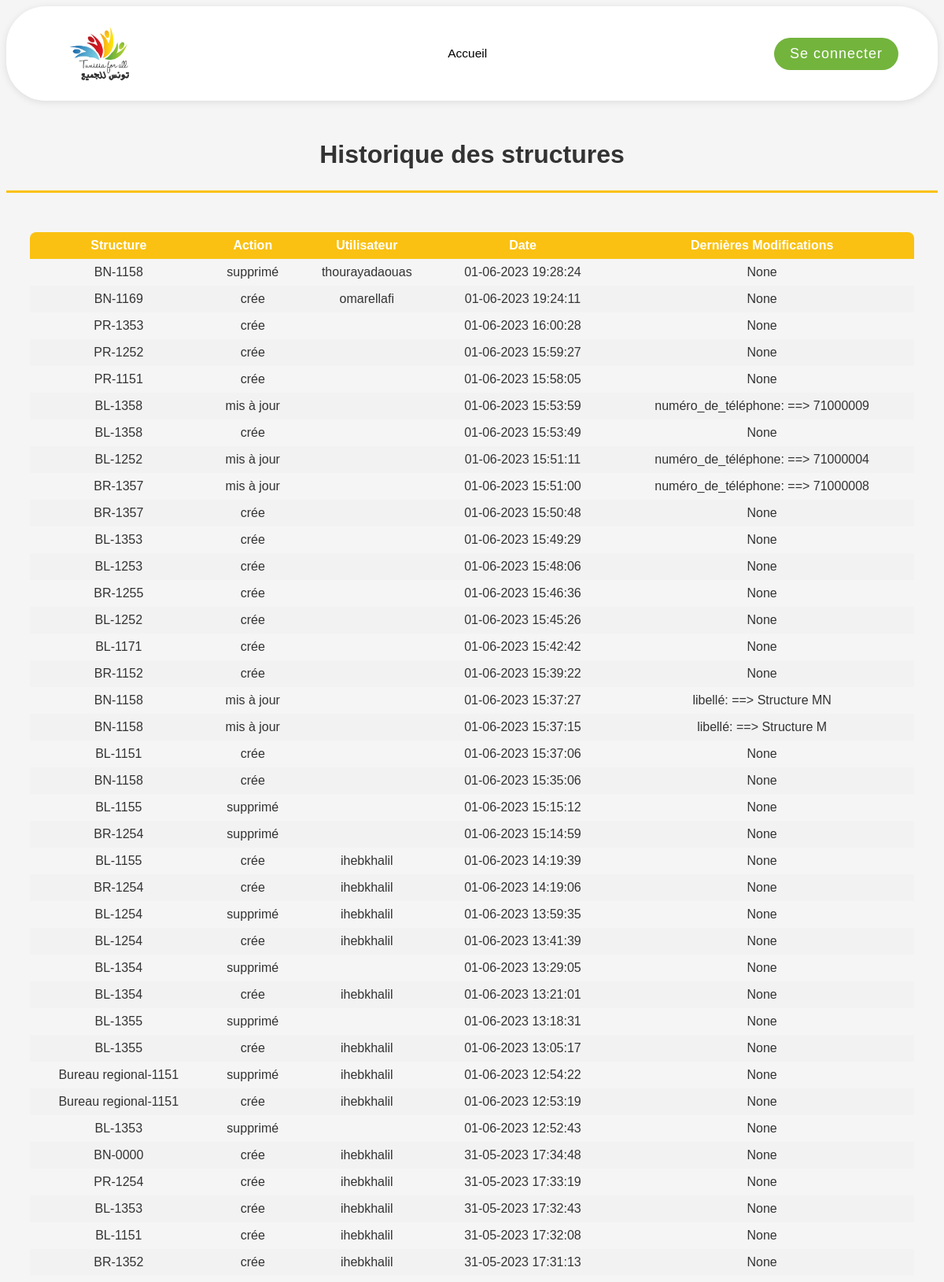
/structure_history/, run on the app's committed database.
### base/models.py (models this page shows, shortened)
class History(models.Model):
    user = models.CharField(max_length=20, blank=True, null=True)
    action = models.CharField(max_length=10)
    changes = models.TextField(blank=True, null=True)
    timestamp = models.DateTimeField(default=timezone.now)
    class Meta:
        abstract = True

class StructureHistory(History):
    structure = models.CharField(max_length=20, blank=True, null=True)

### base/views.py (the view)
# urls.py: path('structure_history/', views.structure_history, name='structure_history'),
def structure_history(request):
    history = StructureHistory.objects.all().order_by('-timestamp')
    return render(request, 'base/structure_history.html', {'history': history})

### base/templates/base/structure_history.html
{% extends 'main.html' %}
{% block content %}
<h2>Historique des structures</h2>
<hr class="hrstructure">
<div class="structure-history">
    <table>
        <thead>
            <tr>
                <th>Structure</th>
                <th>Action</th>
                <th>Utilisateur</th>
                <th>Date</th>
                <th>Dernières Modifications</th>
            </tr>
        </thead>
        <tbody>
            {% for entry in history %}
                <tr>
                    <td>{{ entry.structure }}</td>
                    <td>{{ entry.action }}</td>
                    <td>{{ entry.user }}</td>
                    <td>{{ entry.timestamp|date:"d-m-Y H:i:s" }}</td>
                    <td>{{ entry.changes}}</td>
                </tr>
            {% endfor %}
        </tbody>
    </table>
</div>
{% endblock %}

### static/css/style.css (style rules this page uses)
body { font-family: Arial, sans-serif; background-color: #F5F5F5; color: #333333; }
h2 { text-align: center; font-size: 32px; margin-top: 50px; }
hr { border: none; margin-bottom: 50px; }
.hrstructure { border-top: 3px solid #FAC112; }
.structure-table table, .adherent-table table, .structure-history table, .adherent-history table, .finance-table table { border-collapse: collapse; margin-top:auto; margin-right:auto; margin-left:auto; margin-right:auto; width: 95%; }
.structure-table table th:first-child, .adherent-table table th:first-child, .structure-history table th:first-child, .adherent-history table th:first-child, .finance-table table th:first-child { border-radius : 8px 0 0 0; }
.structure-table table th:last-child, .adherent-table table th:last-child, .structure-history table th:last-child, .adherent-history table th:last-child, .finance-table table th:last-child { border-radius : 0 8px 0 0; }
.structure-table th, .structure-table td, .adherent-table th, .adherent-table td, .finance-table th, .finance-table td, .structure-history th, .structure-history td, .adherent-history th, .adherent-history td { text-align: center; padding: 8px; }
.structure-table th, .structure-history th { background-color: #FAC112; color: #fff; }
.structure-table tr:nth-child(even), .adherent-table tr:nth-child(even), .finance-table tr:nth-child(even), .structure-history tr:nth-child(even), .adherent-history tr:nth-child(even) { background-color: #f2f2f2; }

### data on the page
StructureHistory: structure "BN-1158", action "supprimé", user "thourayadaouas", timestamp "01-06-2023 19:28:24", changes "None"
StructureHistory: structure "BN-1169", action "crée", user "omarellafi", timestamp "01-06-2023 19:24:11", changes "None"
StructureHistory: structure "PR-1353", action "crée", timestamp "01-06-2023 16:00:28", changes "None"
StructureHistory: structure "PR-1252", action "crée", timestamp "01-06-2023 15:59:27", changes "None"
StructureHistory: structure "PR-1151", action "crée", timestamp "01-06-2023 15:58:05", changes "None"
StructureHistory: structure "BL-1358", action "mis à jour", timestamp "01-06-2023 15:53:59", changes "numéro_de_téléphone: ==> 71000009"
StructureHistory: structure "BL-1358", action "crée", timestamp "01-06-2023 15:53:49", changes "None"
StructureHistory: structure "BL-1252", action "mis à jour", timestamp "01-06-2023 15:51:11", changes "numéro_de_téléphone: ==> 71000004"
StructureHistory: structure "BR-1357", action "mis à jour", timestamp "01-06-2023 15:51:00", changes "numéro_de_téléphone: ==> 71000008"
StructureHistory: structure "BR-1357", action "crée", timestamp "01-06-2023 15:50:48", changes "None"
StructureHistory: structure "BL-1353", action "crée", timestamp "01-06-2023 15:49:29", changes "None"
StructureHistory: structure "BL-1253", action "crée", timestamp "01-06-2023 15:48:06", changes "None"
StructureHistory: structure "BR-1255", action "crée", timestamp "01-06-2023 15:46:36", changes "None"
StructureHistory: structure "BL-1252", action "crée", timestamp "01-06-2023 15:45:26", changes "None"
StructureHistory: structure "BL-1171", action "crée", timestamp "01-06-2023 15:42:42", changes "None"
StructureHistory: structure "BR-1152", action "crée", timestamp "01-06-2023 15:39:22", changes "None"
StructureHistory: structure "BN-1158", action "mis à jour", timestamp "01-06-2023 15:37:27", changes "libellé: ==> Structure MN"
StructureHistory: structure "BN-1158", action "mis à jour", timestamp "01-06-2023 15:37:15", changes "libellé: ==> Structure M"
StructureHistory: structure "BL-1151", action "crée", timestamp "01-06-2023 15:37:06", changes "None"
StructureHistory: structure "BN-1158", action "crée", timestamp "01-06-2023 15:35:06", changes "None"
StructureHistory: structure "BL-1155", action "supprimé", timestamp "01-06-2023 15:15:12", changes "None"
StructureHistory: structure "BR-1254", action "supprimé", timestamp "01-06-2023 15:14:59", changes "None"
StructureHistory: structure "BL-1155", action "crée", user "ihebkhalil", timestamp "01-06-2023 14:19:39", changes "None"
StructureHistory: structure "BR-1254", action "crée", user "ihebkhalil", timestamp "01-06-2023 14:19:06", changes "None"
StructureHistory: structure "BL-1254", action "supprimé", user "ihebkhalil", timestamp "01-06-2023 13:59:35", changes "None"
StructureHistory: structure "BL-1254", action "crée", user "ihebkhalil", timestamp "01-06-2023 13:41:39", changes "None"
StructureHistory: structure "BL-1354", action "supprimé", timestamp "01-06-2023 13:29:05", changes "None"
StructureHistory: structure "BL-1354", action "crée", user "ihebkhalil", timestamp "01-06-2023 13:21:01", changes "None"
StructureHistory: structure "BL-1355", action "supprimé", timestamp "01-06-2023 13:18:31", changes "None"
StructureHistory: structure "BL-1355", action "crée", user "ihebkhalil", timestamp "01-06-2023 13:05:17", changes "None"
StructureHistory: structure "Bureau regional-1151", action "supprimé", user "ihebkhalil", timestamp "01-06-2023 12:54:22", changes "None"
StructureHistory: structure "Bureau regional-1151", action "crée", user "ihebkhalil", timestamp "01-06-2023 12:53:19", changes "None"
StructureHistory: structure "BL-1353", action "supprimé", timestamp "01-06-2023 12:52:43", changes "None"
StructureHistory: structure "BN-0000", action "crée", user "ihebkhalil", timestamp "31-05-2023 17:34:48", changes "None"
StructureHistory: structure "PR-1254", action "crée", user "ihebkhalil", timestamp "31-05-2023 17:33:19", changes "None"
StructureHistory: structure "BL-1353", action "crée", user "ihebkhalil", timestamp "31-05-2023 17:32:43", changes "None"
StructureHistory: structure "BL-1151", action "crée", user "ihebkhalil", timestamp "31-05-2023 17:32:08", changes "None"
StructureHistory: structure "BR-1352", action "crée", user "ihebkhalil", timestamp "31-05-2023 17:31:13", changes "None"
